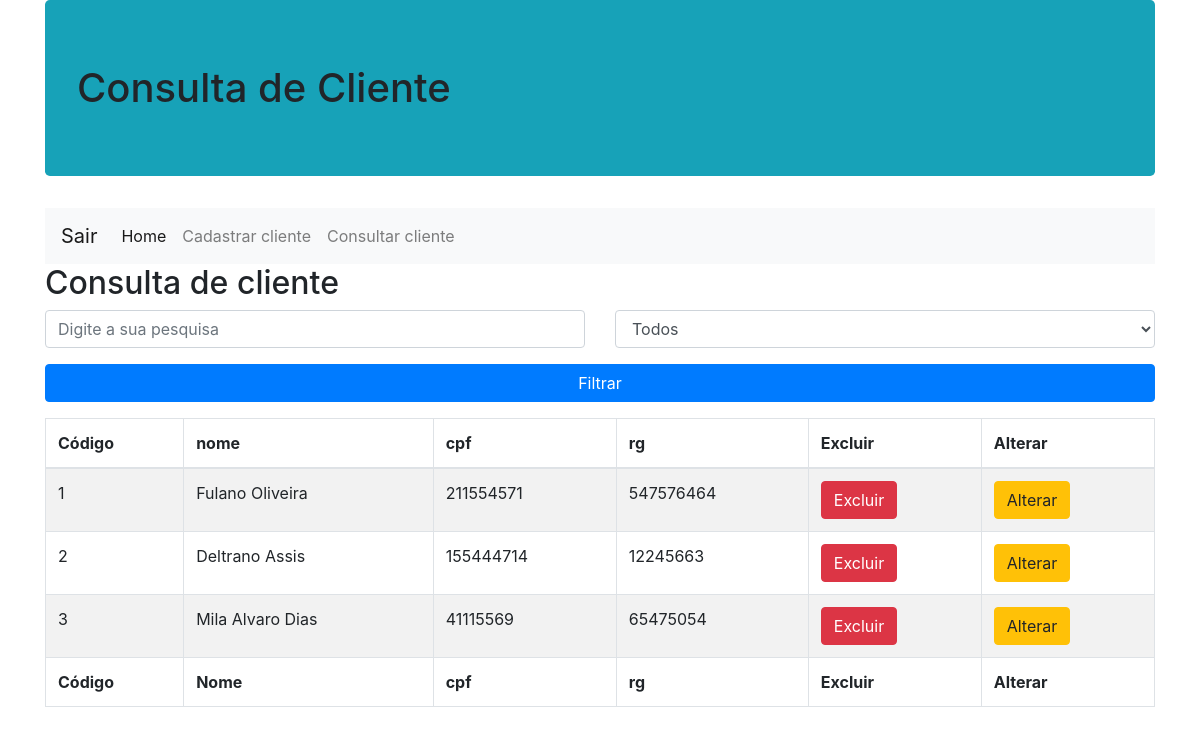
The page /consulta-cliente.php on the database its author committed.
### tables this page shows
CREATE TABLE `cliente` (
  `idCliente` bigint(20) NOT NULL,
  `nome` varchar(20) NOT NULL,
  `cpf` bigint(11) NOT NULL,
  `rg` bigint(11) NOT NULL
);

### dao/conexaobanco.class.php (called while the page is built, shortened)
<?php
class ConexaoBanco extends PDO {
  private static $instance = null;
  public static function getInstance(){
    try{
        if(!isset(self::$instance)){
          self::$instance = new
          ConexaoBanco("mysql:dbname=farmacia;host=localhost","root","");
        }
        return self::$instance;
    }catch(PDOException $e){
        echo "Erro ao conectar no banco! ".$e;
    }
  }
}

### dao/clientedao.class.php (called while the page is built, shortened)
<?php
require 'conexaobanco.class.php';
 class clienteDAO {
   private $conexao = null;
   public function __construct(){
     $this->conexao = ConexaoBanco::getInstance();
   }
   public function buscarCliente(){
     try{
       $stat = $this->conexao->query("select * from cliente");
       $array = $stat->fetchAll(PDO::FETCH_CLASS, 'cliente');
       return $array;
     }catch(PDOException $e){
       echo "Erro ao buscar cliente! ".$e;
     }
   }
 }

### modelo/cliente.class.php (called while the page is built, shortened)
<?php
class Cliente{
  public function __get($a){
    return $this->$a;
  }
}

### consulta-cliente.php (the view, shortened to what this page needs)
<?php
include_once 'dao/clientedao.class.php';
include_once 'modelo/cliente.class.php';
$cliDAO = new clienteDAO();
$array = $cliDAO->buscarCliente();
?>
<!DOCTYPE html>
<html lang="pt-br">
<head>
  <link rel="stylesheet" href="https://stackpath.bootstrapcdn.com/bootstrap/4.1.3/css/bootstrap.min.css">
</head>
<body>
  <div class="container">
    <h1 class="jumbotron bg-info">Consulta de Cliente</h1>
    <nav class="navbar navbar-expand-lg navbar-light bg-light">
      <a class="navbar-brand" href="index.php">Sair</a>
      <div class="collapse navbar-collapse" id="navbarNav">
        <ul class="navbar-nav">
          <li class="nav-item active">
            <a class="nav-link" href="home.php">Home</a>
          </li>
          <li class="nav-item">
            <a class="nav-link" href="cadastro-cliente.php">Cadastrar cliente</a>
          </li>
          <li class="nav-item">
            <a class="nav-link" href="consulta-cliente.php">Consultar cliente <span class="sr-only">(current)</span></a>
          </li>
        </ul>
      </div>
    </nav>
    <h2>Consulta de cliente</h2>
        <form name="filtrar" method="post" action="">
          <div class="row">
            <div class="form-group col-md-6">
              <input type="text" name="txtfiltro"
                     placeholder="Digite a sua pesquisa" class="form-control">
            </div>
            <div class="form-group col-md-6">
              <select name="selfiltro" class="form-control">
                <option value="todos">Todos</option>
              </select>
            </div>
          </div>
          <div class="form-group">
            <input type="submit" name="filtrar" value="Filtrar" class="btn btn-primary btn-block">
          </div>
        </form>
    <div class="table-responsive">
      <table class="table table-striped table-bordered table-hover table-condensed">
        <thead>
          <tr>
            <th>Código</th>
            <th>nome</th>
            <th>cpf</th>
            <th>rg</th>
            <th>Excluir</th>
            <th>Alterar</th>
          </tr>
        </thead>
        <tfoot>
          <tr>
            <th>Código</th>
            <th>Nome</th>
            <th>cpf</th>
            <th>rg</th>
            <th>Excluir</th>
            <th>Alterar</th>
          </tr>
        </tfoot>
        <tbody>
          <?php
          foreach($array as $c){
            echo "<tr>";
              echo "<td>$c->idCliente</td>";
              echo "<td>$c->nome</td>";
              echo "<td>$c->cpf</td>";
              echo "<td>$c->rg</td>";
              echo "<td><a href='consulta-cliente.php?id=$c->idCliente' class='btn btn-danger'>Excluir</a></td>";
              echo "<td><a href='alterar-cliente.php?id=$c->idCliente' class='btn btn-warning'>Alterar</a></td>";
            echo "</tr>";
          }
          ?>
        </tbody>
      </table>
    </div>
  </div>
</body>
</html>

### rows shown on the page
cliente: idCliente "1", nome "Fulano Oliveira", cpf "211554571", rg "547576464"
cliente: idCliente "2", nome "Deltrano Assis", cpf "155444714", rg "12245663"
cliente: idCliente "3", nome "Mila Alvaro Dias", cpf "41115569", rg "65475054"
